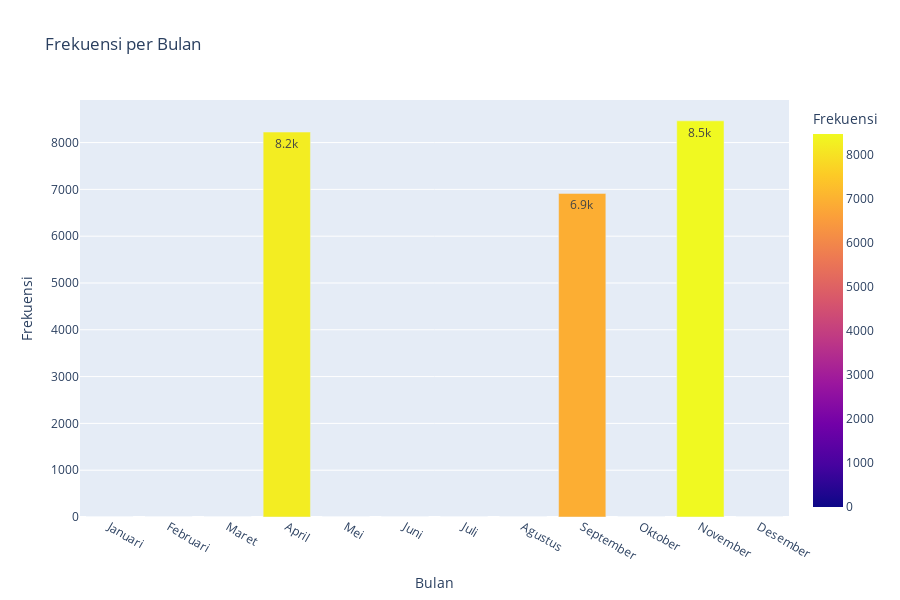

Source (notebook cell):
### Markdown cell above
##### Distribution by month

### Code cell
fig_2 = df.groupby(['month'], as_index=False, sort=True).count()
px.bar(fig_2, y = 'mag', x = 'month',
       color= 'mag', height=600,
       labels={'mag': 'Frekuensi', 'month': 'Bulan'},
       title='Frekuensi per Bulan',
       barmode='group',
       text_auto='.2s'
)

### Figure 1 — Plotly figure (JSON) as saved in the notebook; plotly's stock layout.template omitted (floating-point values rounded to 4 significant figures)
{"data": [{"alignmentgroup": "True", "hovertemplate": "Bulan=%{x}<br>Frekuensi=%{marker.color}<extra></extra>", "legendgroup": "", "marker": {"color": [0, 0, 0, 8225, 0, 0, 0, 0, 6914, 0, 8464, 0], "coloraxis": "coloraxis", "pattern": {"shape": ""}}, "name": "", "offsetgroup": "", "orientation": "v", "showlegend": false, "textposition": "auto", "texttemplate": "%{y:.2s}", "type": "bar", "x": ["Januari", "Februari", "Maret", "April", "Mei", "Juni", "Juli", "Agustus", "September", "Oktober", "November", "Desember"], "xaxis": "x", "y": [0, 0, 0, 8225, 0, 0, 0, 0, 6914, 0, 8464, 0], "yaxis": "y"}], "layout": {"barmode": "group", "coloraxis": {"colorbar": {"title": {"text": "Frekuensi"}}, "colorscale": [[0, "#0d0887"], [0.1111, "#46039f"], [0.2222, "#7201a8"], [0.3333, "#9c179e"], [0.4444, "#bd3786"], [0.5556, "#d8576b"], [0.6667, "#ed7953"], [0.7778, "#fb9f3a"], [0.8889, "#fdca26"], [1, "#f0f921"]]}, "height": 600, "legend": {"tracegroupgap": 0}, "title": {"text": "Frekuensi per Bulan"}, "xaxis": {"anchor": "y", "domain": [0, 1], "title": {"text": "Bulan"}}, "yaxis": {"anchor": "x", "domain": [0, 1], "title": {"text": "Frekuensi"}}}}
